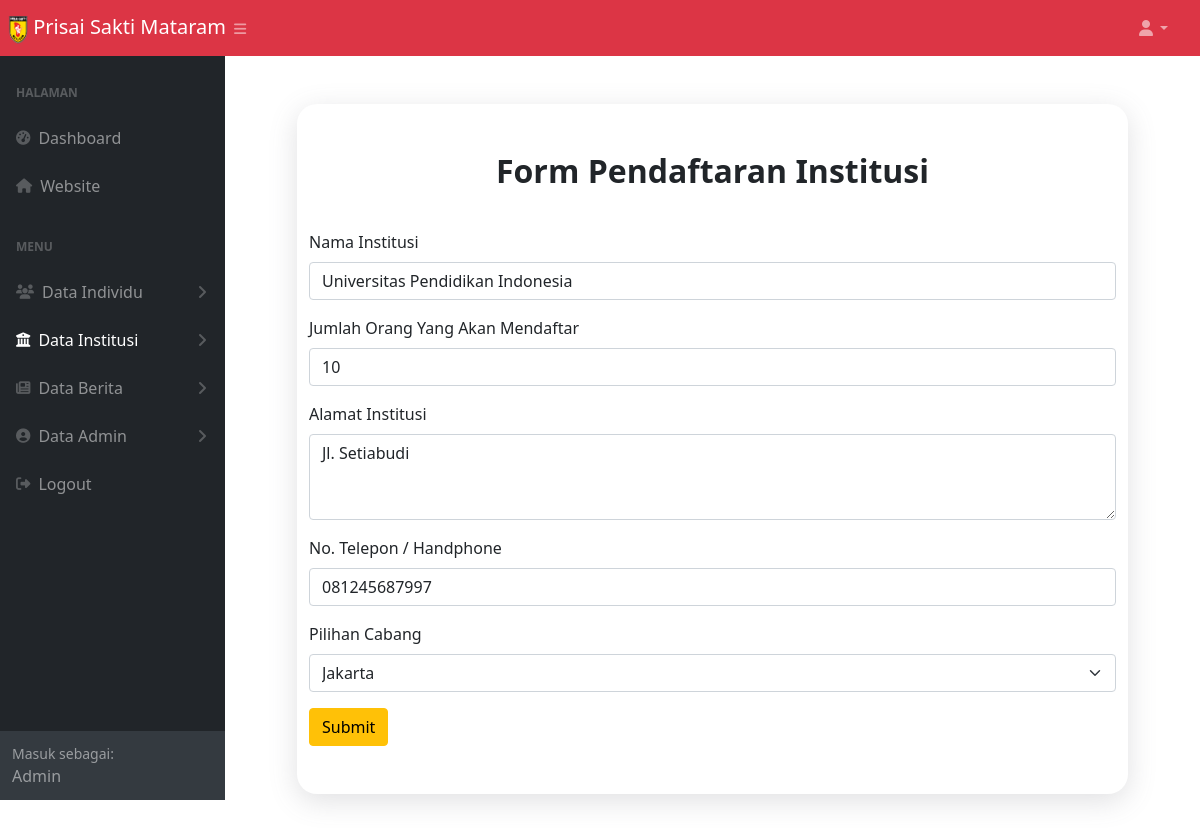
/ubah_data_pendaftar_institusi.php?id=1 (signed in), run on an earlier commit of the app's database.
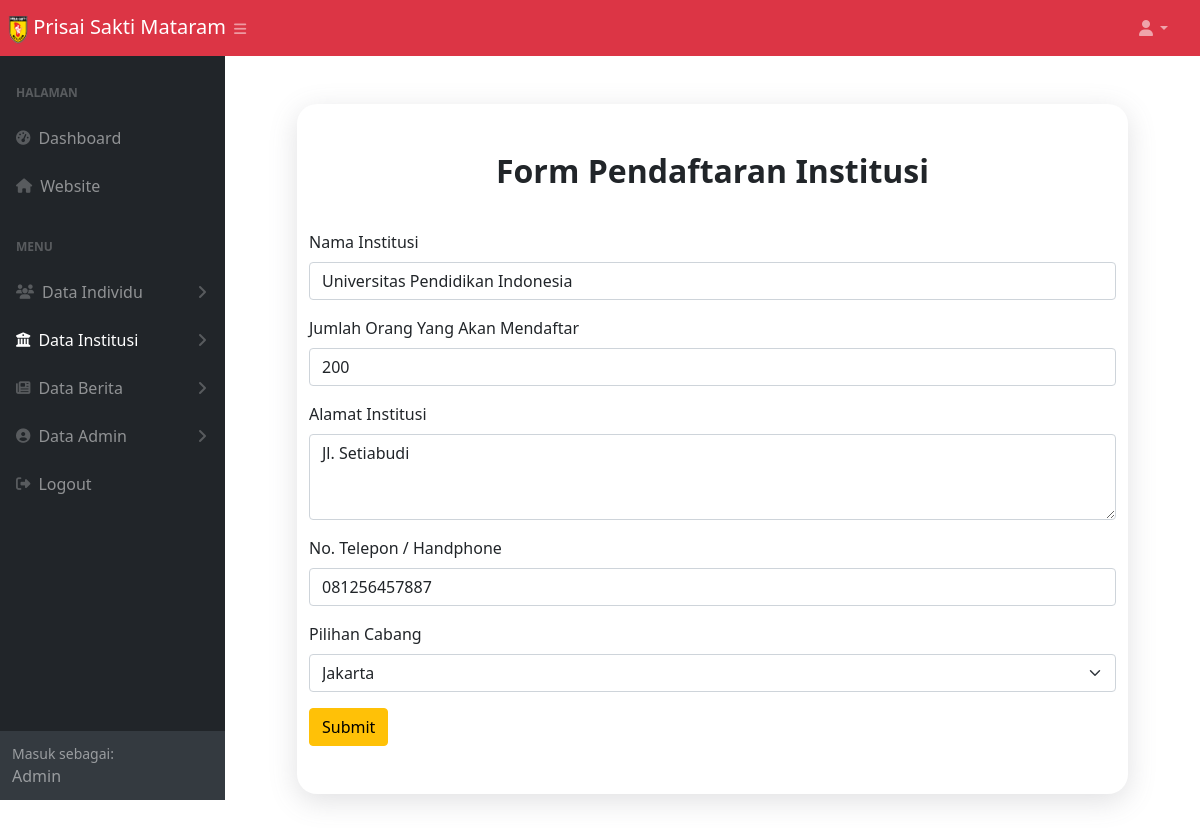
And on a later commit of the database.
### tables this page shows
CREATE TABLE `daftar_institusi` (
  `id` int(9) NOT NULL,
  `nama` varchar(100) NOT NULL,
  `jumlah` int(9) NOT NULL,
  `alamat` varchar(100) NOT NULL,
  `no_telp` varchar(50) NOT NULL,
  `cabang` varchar(50) NOT NULL
);

### functions.php (called while the page is built, shortened)
<?php
  $namaServer = "localhost";
  $user = "root";
  $password = "";
  $database = "psm";
  $koneksi = mysqli_connect($namaServer, $user, $password, $database) or die ("Koneksi Gagal");
  function query($query) {
    global $koneksi;
    $result = mysqli_query($koneksi, $query);
    $rows = [];
    while($row = mysqli_fetch_assoc($result)) {
      $rows[] = $row;
    }
    return $rows;
  }
?>

### ubah_data_pendaftar_institusi.php (the view, shortened to what the changed rows need)
<?php
$id = $_GET['id'];
$pendaftar_institusi = query("SELECT * FROM daftar_institusi WHERE id = $id")[0];
?>
<!DOCTYPE html>
<html lang="en">
<head>
  <link href="https://cdn.jsdelivr.net/npm/bootstrap@5.0.0-beta2/dist/css/bootstrap.min.css" rel="stylesheet" />
  <link rel="stylesheet" href="style.css" />
  <link rel="stylesheet" href="styles.css" />
</head>
<body class="sb-nav-fixed">
  <div id="layoutSidenav">
    <div id="layoutSidenav_content">
      <main>
        <div class="container-fluid px-4">
          <section class="individu m-5">
            <div class="container">
              <h2 class="text-center pt-5 fw-bold">Form Pendaftaran Institusi</h2>
              <form action="" method="POST">
                <div class="mb-3 pt-4">
                  <label for="exampleInputEmail1" class="form-label">Nama Institusi</label>
                  <input type="text" name="nama" class="form-control" id="exampleInputEmail1" aria-describedby="emailHelp" value="<?= $pendaftar_institusi['nama'] ?>" required>
                </div>
                <div class="mb-3">
                  <label for="exampleInputEmail1" class="form-label">Jumlah Orang Yang Akan Mendaftar</label>
                  <input type="text" name="jumlah" class="form-control" id="exampleInputEmail1" aria-describedby="emailHelp" value="<?= $pendaftar_institusi['jumlah'] ?>" required>
                </div>
                <div class="mb-3">
                  <label for="exampleFormControlTextarea1" class="form-label">Alamat Institusi</label>
                  <textarea name="alamat" class="form-control" id="exampleFormControlTextarea1" rows="3"><?= $pendaftar_institusi['alamat'] ?></textarea>
                </div>
                <div class="mb-3">
                  <label for="exampleInputEmail1" class="form-label">No. Telepon / Handphone</label>
                  <input type="text" name="no_telp" class="form-control" id="exampleInputEmail1" aria-describedby="emailHelp" value="<?= $pendaftar_institusi['no_telp'] ?>" required>
                </div>
                <div class="mb-3">
                  <label for="exampleInputEmail1" class="form-label">Pilihan Cabang</label>
                  <select name="cabang" class="form-select" aria-label="Default select example">
                    <option value="Jakarta" <?php if ($pendaftar_institusi['cabang'] == 'Jakarta') echo 'selected="Jakarta"' ?>>Jakarta</option>
                  </select>
                </div>
              </form>
            </div>
          </section>
        </div>
      </main>
    </div>
</body>
</html>

What changed in the data, as far as the page shows it:
changed daftar_institusi "Universitas Pendidikan Indonesia": jumlah "10" → "200"; no_telp "081245687997" → "081256457887"
